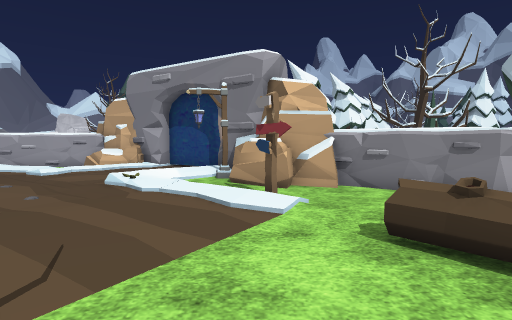
[1] (above)

24 first-person views from a walk through a 3-D level made in the Unity game engine. The camera is 1.3 m above the floor, tilts 4° down and sees 80° across. The floor is counted in squares, 1 m on a side. Each view is taken from the middle of a square. On the plan, view 1 faces up. The plan holds only what a view shows up to about 14 squares ahead; the rest is blank. The place goes on beyond the plan. The terrain is drawn as flat ground. Some animated figures are left out. Some surface patterns are stand-ins.

[2]
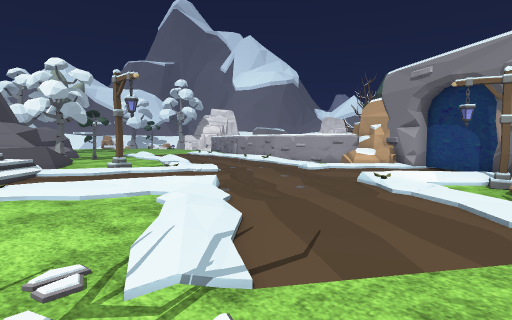

[3]
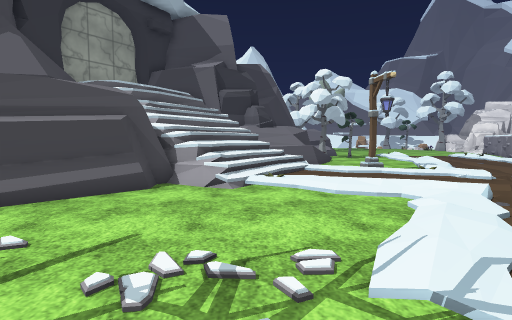

[4]
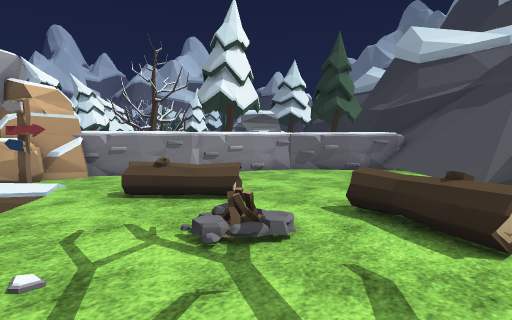

[5]
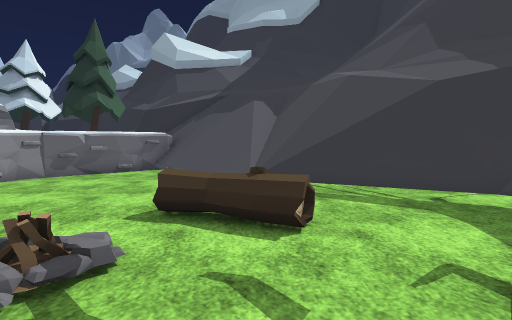

[6]
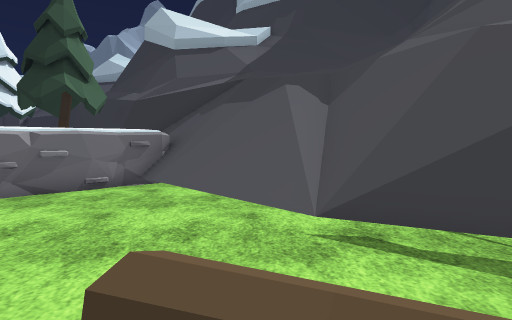

[7]
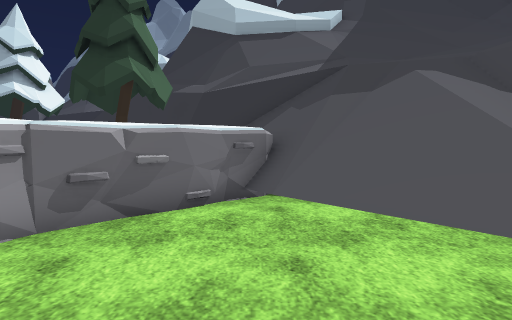

[8]
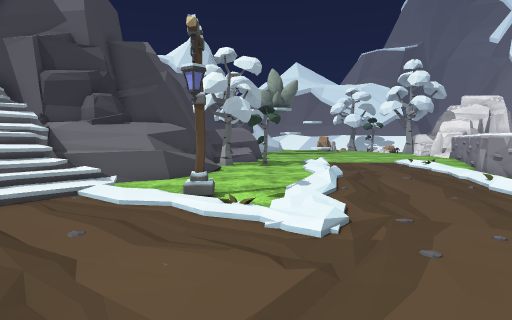

[9]
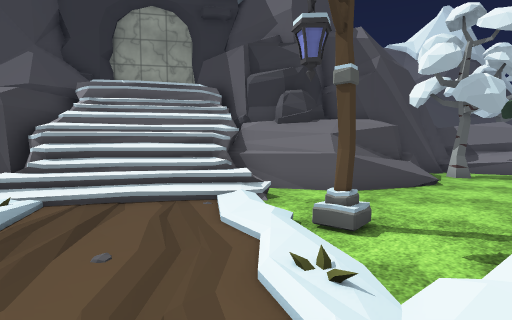

[10]
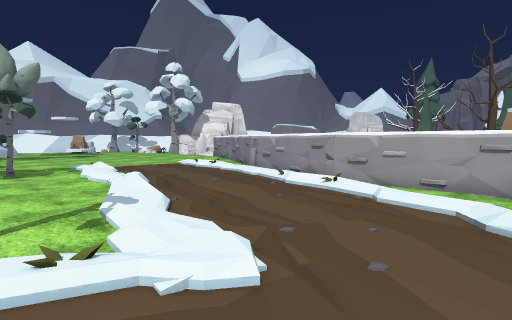

[11]
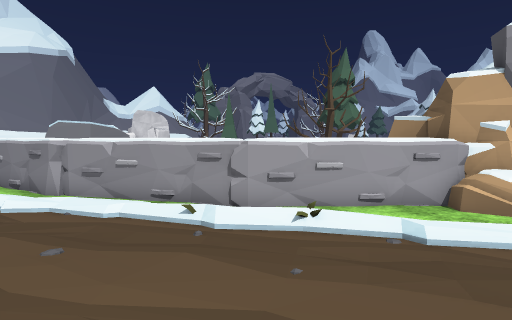

[12]
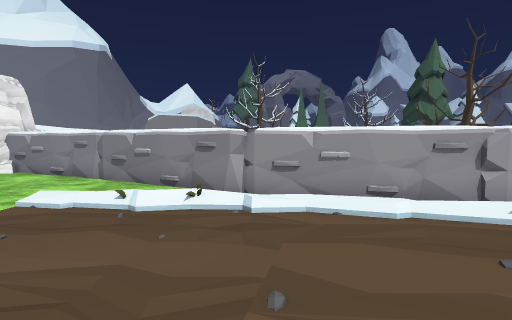

[13]
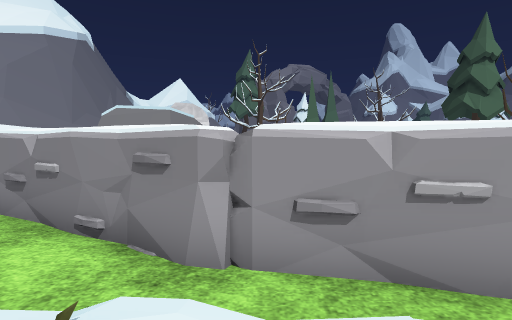

[14]
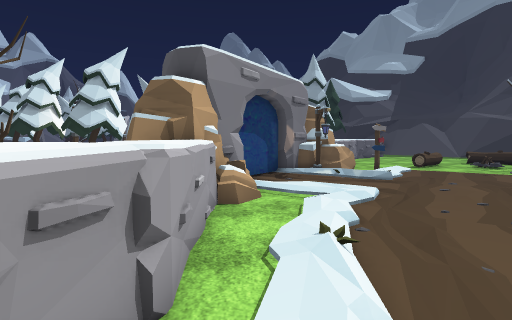

[15]
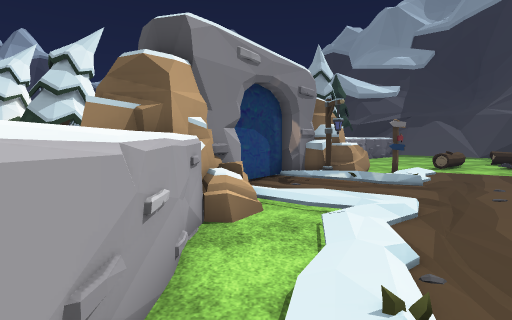

[16]
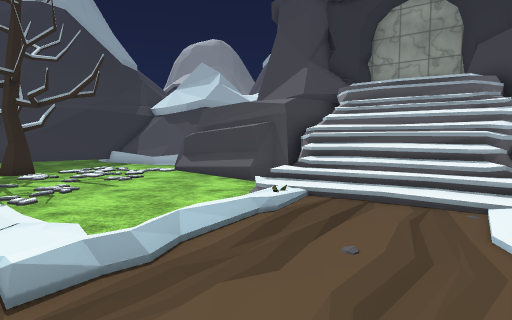

[17]
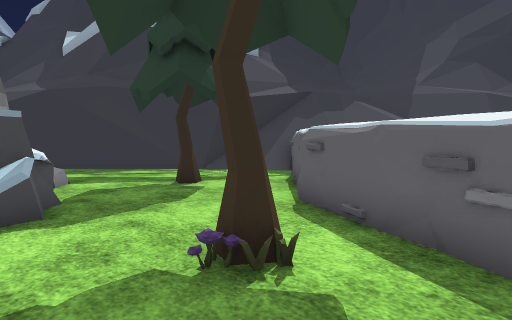

[18]
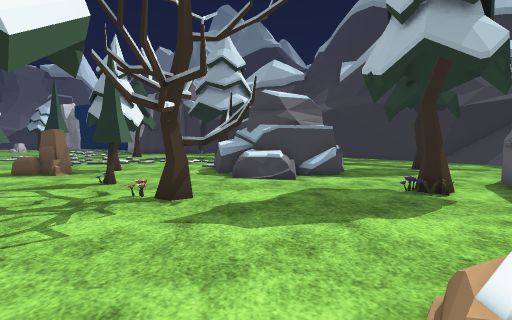

[19]
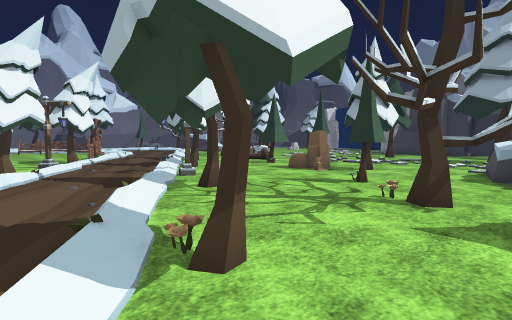

[20]
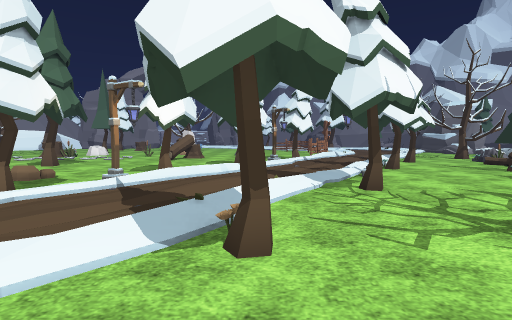

[21]
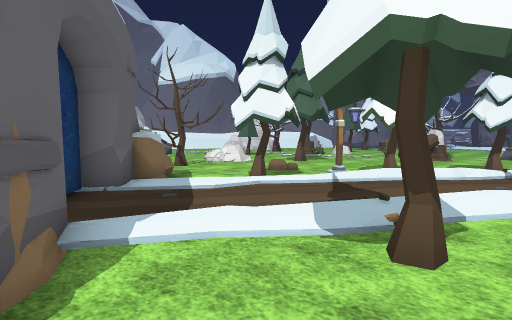

[22]
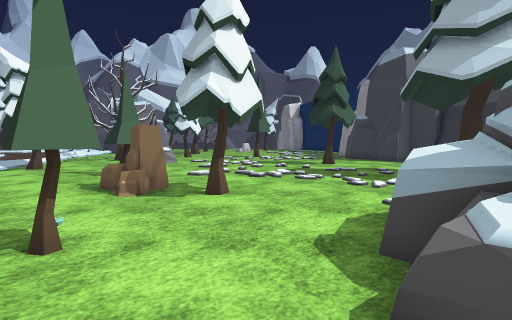

[23]
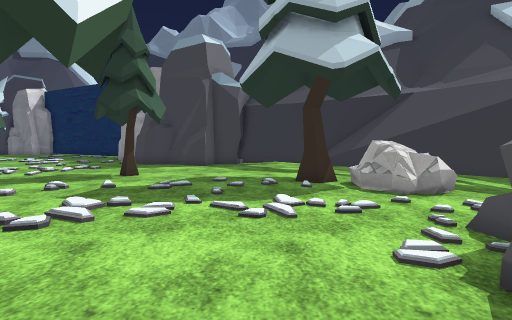

[24]
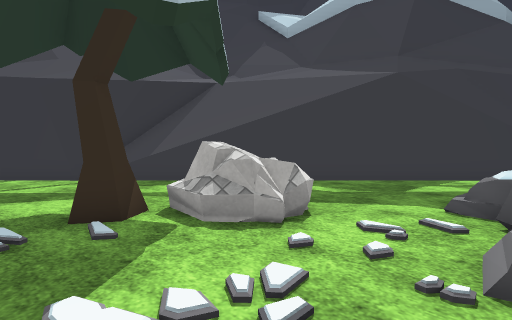

### Floor plan
Key: @ floor where view 1 was taken; # wall or solid block; x gap in a wall; . main floor; : floor 0.25 m higher than the main floor; + floor 0.5 m higher than the main floor; * floor 1.5 m higher than the main floor; % floor 1.75 m higher than the main floor; & floor 2 m higher than the main floor; / step, stairs or slope; = window, fence, low wall or low ledge; ^ raised ledge; v drop or lower ground; O other object.
Columns run from 23 left of view 1 to 26 right of it. Each row starts with its distance up from view 1.
 26                 O.....   OO//..OO.....       .....
 25                  ......   :....OO...OO ./   ......
 24                   .....O //...:..... O...  .......
 23                    ... O /...OO........  ./......
 22     O              O.. O ....:O.......//.../..O...
 21  OOOO           ......OO/:..OO.....OO...//./..O...
 20              OO.....O  =... /O.....OO...//........
 19 #             OO....O O...=/.O......OO............
 18 #^#             ... O/....O.........O.............
 17 ..###            OO //...O......OO................
 16 ....##^        OOOOO:....OO.................O....#
 15 ......#####    #OO O#...OOO....O.....=......OO..##
 14  .://////########O###..//......OO..=^^##...OO..^#
 13   ..////+////....O/.####.......O..==#^##..OOO.^##
 12   ........//////.:...##OOO........=#^  #..O..###
 11    :..........////....#OOOO........#^  #=...##
 10   .......:....../....OOOOO ........##   =..##
  9  .///////...........///OOO  ...OO......^=.##
  8 ....////////.......///..OO## ..O.........##
  7 ..O......./::+:.:..../:O/..### .........##
  6 .O.........../.:....../:/..  ####v...O.##
  5  .O........O//.../........   ...##....##  ##
  4   O.///....//...///......O  .....##../##vv#
  3  ###==x==..//...//::/....OO.......#=//^=/##
  2  ##= &%*=.=/...=/..///....OO....../#//#//=^
  1   ## ==##=///./:....///..........////=#/=^^
  0    ####=*///////.......@.:.O..../////////^^
 -1       ###///////...........OO..//////////^^
 -2       ##^^^x*=#...........OO..=///////////^^
 -3        #^^^^^^##..........OO..#//////////=^
 -4        #^^^^^####.......O....##//////////=^
 -5           ^^#^  ##......O....##/////  ///=^
 -6            ^^    ##.........##//////  ///=^
 -7            ###      ...... .#///////   //=^

Positions as (right, up) in squares from view 1, and headings:
1: (0, 0), facing up
2: (0, 0), facing up-left
3: (0, 0), facing left
4: (-1, -3), facing up-right
5: (-1, -2), facing right
6: (3, -1), facing right
7: (5, 2), facing right
8: (-5, 6), facing left
9: (-8, 7), facing down-left
10: (-7, 5), facing up-left
11: (-12, 7), facing up
12: (-17, 8), facing up
13: (-17, 12), facing up
14: (-15, 13), facing right
15: (-13, 13), facing right
16: (-8, 7), facing down
17: (6, 11), facing down-right
18: (1, 13), facing right
19: (1, 13), facing up-right
20: (3, 12), facing up
21: (4, 12), facing up-left
22: (9, 13), facing up-right
23: (12, 17), facing right
24: (16, 17), facing down-right
